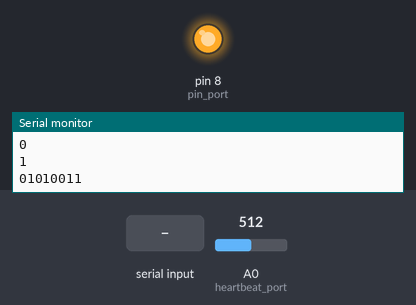
The sketch below on a simulated Arduino Uno, built with avr-gcc and run on an emulated ATmega328P. Shown: output pins drawn as LEDs (lit = HIGH), the last lines printed to the serial monitor. Inputs (shaded band) come from the test bench; at power-on: A0 (heartbeat_port) = 512.

Above: at 7.55 s.
7.6 s: A0 (heartbeat_port) set to 0
11.1 s: "X" received over Serial
At 16.7 s:
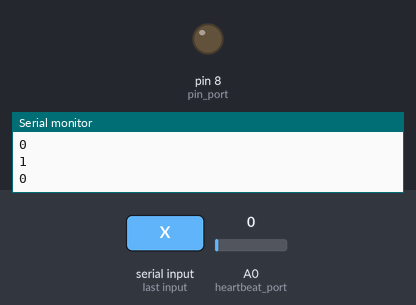
18.6 s: A0 (heartbeat_port) set to 18
Timing chart, 0 to 28.1 s (numbered marks = the images above; inputs shaded):
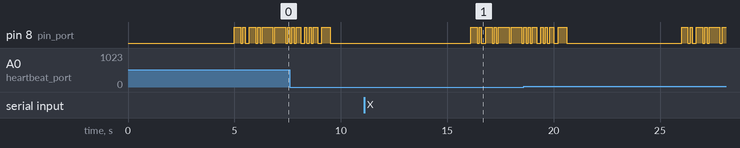

The sketch:

arduino_sender.ino
```cpp
// the setup function runs once when you press reset or power the board
String password = "PASS";
String sync_pattern_start = "000101100";
String sync_pattern_end = "00001111";
int signal_time = 100;
int pin_port = 8;
int heartbeat_port = A0;
int heartbeat_rate = 0;
char inChar;

void setup() {
  // initialize digital pin 8 as an output.
  Serial.begin(9600);
  pinMode(pin_port, OUTPUT);
  digitalWrite(pin_port, LOW);
}

void send_string(String string_data){
  for(int i=0; i< string_data.length(); i++){
    if(string_data[i] == '0')
      digitalWrite(pin_port, HIGH); //This means the transistor has to be on (aka the tag cannot be read)
    else
      digitalWrite(pin_port, LOW); //This means the transistor has to be off (aka the tag can be read)
    delay(signal_time);
    Serial.println(string_data[i]);
  }
}

// the loop function runs over and over again forever
void loop() {
  int sensorValue = analogRead(heartbeat_port);
  if (sensorValue > 0 || Serial.available() > 0) {
    inChar = Serial.read();
    heartbeat_rate = readHeartBeat();
    if(heartbeat_rate > 60 || inChar == 'X' ){
      send_string(sync_pattern_start);

      for(int i=0; i< password.length(); i++){
        String binary_pattern = String(password[i], BIN);
        while (binary_pattern.length() < 8) {    //pad with 8 0's
          binary_pattern = "0" + binary_pattern;
        }
        //Print the bit for the byte send
        Serial.println(binary_pattern);
        //Here we send the bits
        send_string(binary_pattern);
      }
      send_string(sync_pattern_end);
      digitalWrite(pin_port, LOW); //Transistor off and help to stop
    }
    sensorValue = 0;
    heartbeat_rate = 0;
    inChar = ' ';
  }
}


int readHeartBeat(){
  int rate = 0;
  unsigned long cur_sec = millis();
  while((millis() - cur_sec)<5000){
    int sensorValue = analogRead(heartbeat_port);
    if (sensorValue > 0){
      rate = rate + 1;
    }
    delay(200);
  }
  Serial.println(rate);
  return (12*rate);
}
```

Measured:
- after the input at 11.1 s, pin 8 (pin_port): LOW → HIGH after 5.0 s, → LOW 0.30 s later, → HIGH 0.10 s later, → LOW 0.10 s later, … (12 changes in this stretch)
